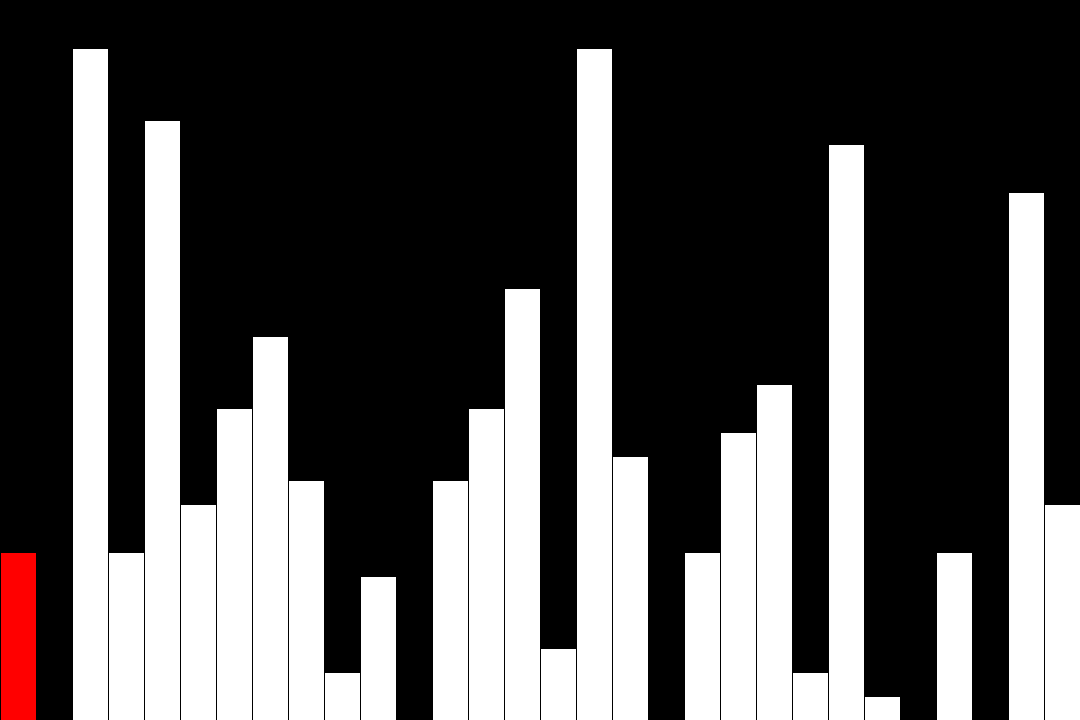
Frame 1 (no input)
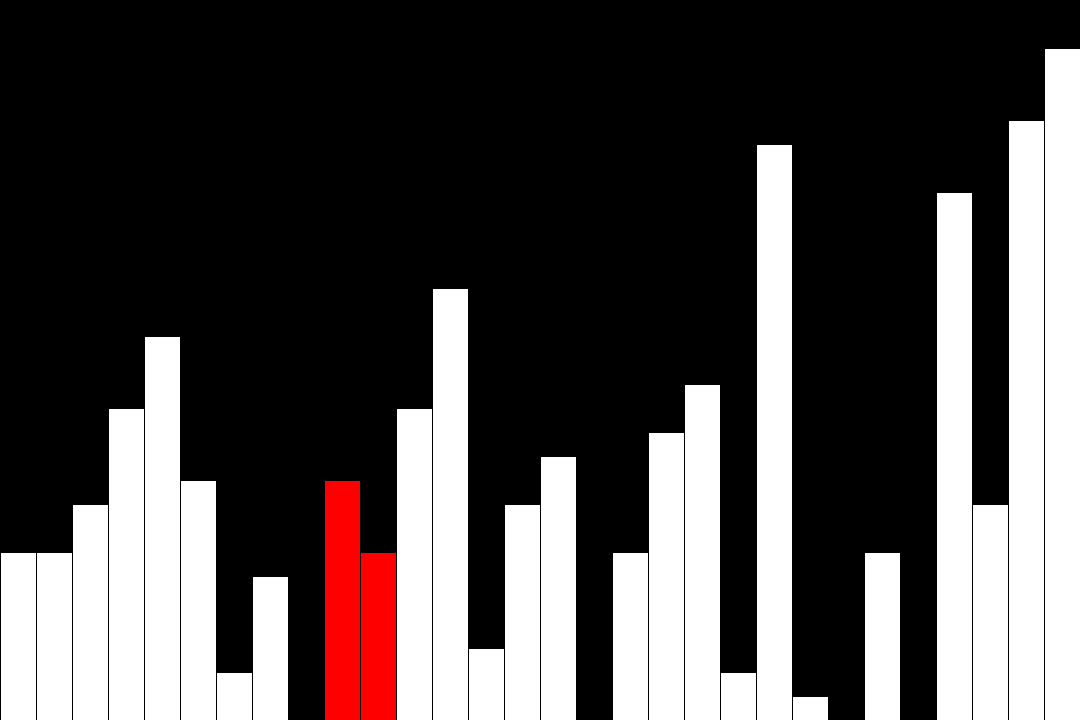
Frame 60 (the mouse pressed at the canvas centre just before this capture)
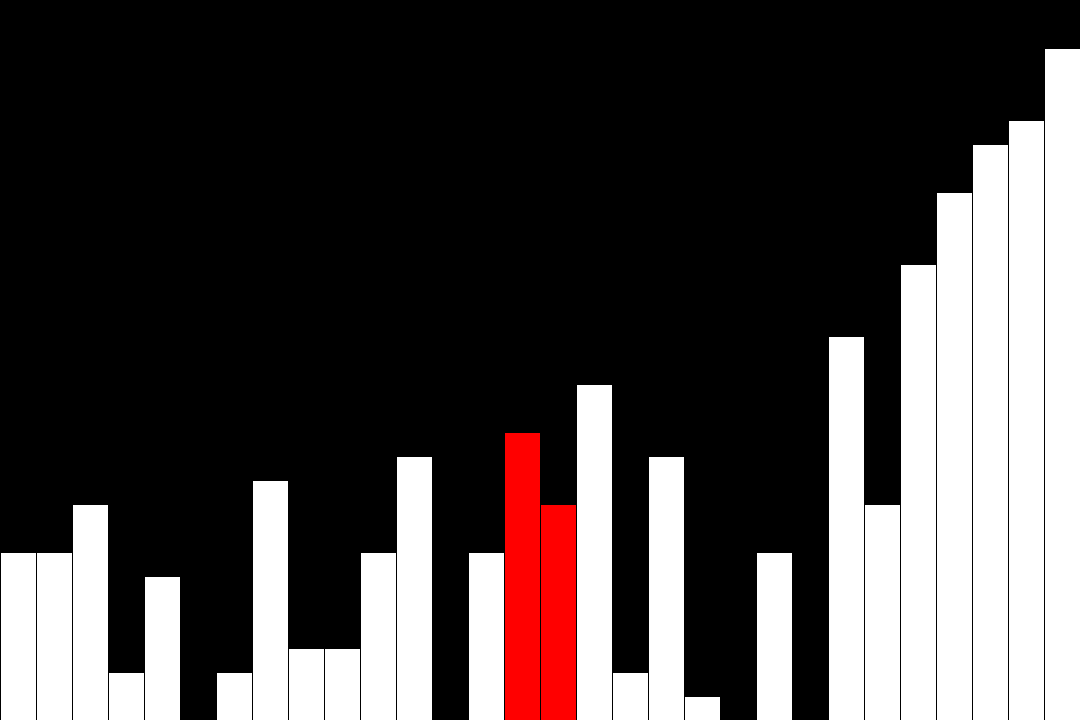
Frame 120 (the mouse held since frame 60 and released just before this capture)

The Processing sketch that drew these frames (run headless with seeded random() and noise(); from frame 60 on, the mouse is pressed at the canvas centre):

// Processing sketch: bubble_sort
// ── bubble_sort.pde
import java.util.ArrayList;

int i = 0;
int j = 1;

int n = 30;

int[] v, t;

class Move
{
  int a, b;
  
  Move(int a, int b)
  {
    this.a = a;
    this.b = b;
  }
}

ArrayList<Move> moves;

void setup()
{
  size(1080, 720);
  
  v = new int[n];
  t = new int[n];
  
  for (int i = 0; i < n; i++)
  {
    v[i] = (int) random(n);
  }
  
  for (int i = 0; i < n; i++)
  {
    t[i] = v[i];
  }
  
  moves = new ArrayList<>();
  
  sort();
  
  frameRate(10);
}

void sort()
{
  for (int i = 0; i < n; i++)
  {
    for (int j = 1; j < n - i; j++)
    {
      if (v[j-1] > v[j])
      {
        int t = v[j];
        v[j] = v[j-1];
        v[j-1] = t;
        
        moves.add(new Move(j-1, j));
      }
    }
  }
}

void draw()
{
  background(0);
  
  Move move = new Move(-1, -1);
  
  if (moves.size() > 0)
  {
    move = moves.get(0); moves.remove(0);
  
    int temp = v[move.a];
    t[move.a] = t[move.b];
    t[move.b] = temp;
  }
  
  for (int i = 0; i < n; i++)
  {
    if (i == move.a  || i == move.b) fill(255, 0, 0);
    else fill(255);
    
    int x = i * width / n;
    int y = height - t[i] * height / n;
    int w = width / n;
    int h = t[i] * height / n;
    
    rect(x, y, w, h);
  }
}
